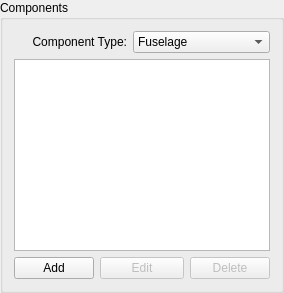
     <widget class="QGroupBox" name="groupBoxComponents">
      <property name="sizePolicy">
       <sizepolicy hsizetype="Preferred" vsizetype="Preferred">
        <horstretch>1</horstretch>
        <verstretch>0</verstretch>
       </sizepolicy>
      </property>
      <property name="title">
       <string>Components</string>
      </property>
      <layout class="QGridLayout" name="gridLayout_5">
       <item row="0" column="0" colspan="2">
        <widget class="QLabel" name="labelComponents">
         <property name="text">
          <string>Component Type:</string>
         </property>
         <property name="alignment">
          <set>Qt::AlignRight|Qt::AlignTrailing|Qt::AlignVCenter</set>
         </property>
         <property name="buddy">
          <cstring>comboBoxComponents</cstring>
         </property>
        </widget>
       </item>
       <item row="0" column="2" colspan="2">
        <widget class="QComboBox" name="comboBoxComponents">
         <item>
          <property name="text">
           <string>Fuselage</string>
          </property>
         </item>
         <item>
          <property name="text">
           <string>Wing</string>
          </property>
         </item>
         <item>
          <property name="text">
           <string>Horizontal Tail</string>
          </property>
         </item>
         <item>
          <property name="text">
           <string>Vertical Tail</string>
          </property>
         </item>
         <item>
          <property name="text">
           <string>Main Landing Gear</string>
          </property>
         </item>
         <item>
          <property name="text">
           <string>Nose Landing Gear</string>
          </property>
         </item>
         <item>
          <property name="text">
           <string>Engine</string>
          </property>
         </item>
         <item>
          <property name="text">
           <string>Rotor Drive</string>
          </property>
         </item>
         <item>
          <property name="text">
           <string>Main Rotor Hub</string>
          </property>
         </item>
         <item>
          <property name="text">
           <string>Main Rotor</string>
          </property>
         </item>
         <item>
          <property name="text">
           <string>Tail Rotor</string>
          </property>
         </item>
         <item>
          <property name="text">
           <string>All-Else</string>
          </property>
         </item>
        </widget>
       </item>
       <item row="1" column="0" colspan="4">
        <widget class="QListWidget" name="listComponents"/>
       </item>
       <item row="2" column="0">
        <widget class="QPushButton" name="pushButtonAdd">
         <property name="text">
          <string>Add</string>
         </property>
        </widget>
       </item>
       <item row="2" column="1" colspan="2">
        <widget class="QPushButton" name="pushButtonEdit">
         <property name="enabled">
          <bool>false</bool>
         </property>
         <property name="text">
          <string>Edit</string>
         </property>
        </widget>
       </item>
       <item row="2" column="3">
        <widget class="QPushButton" name="pushButtonDel">
         <property name="enabled">
          <bool>false</bool>
         </property>
         <property name="text">
          <string>Delete</string>
         </property>
        </widget>
       </item>
      </layout>
     </widget>
